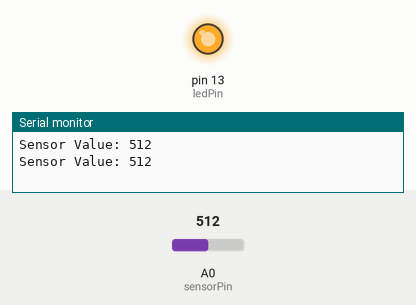
Recording of a sketch running on a simulated Arduino Uno, built with avr-gcc and run on an emulated ATmega328P. On the bench: output pins drawn as LEDs (lit = HIGH), the last lines printed to the serial monitor. The inputs (shaded band) are chosen by the test bench; at power-on: A0 (sensorPin) = 512.

Above: at 1.8 s.
1.9 s: A0 (sensorPin) set to 489
At 2.7 s:
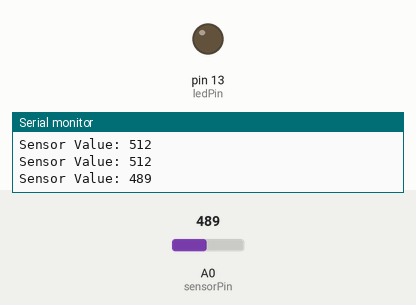
3.5 s: A0 (sensorPin) set to 510
At 4.3 s:
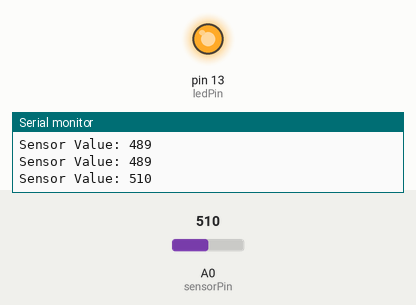
5.5 s: A0 (sensorPin) set to 490
At 7.1 s:
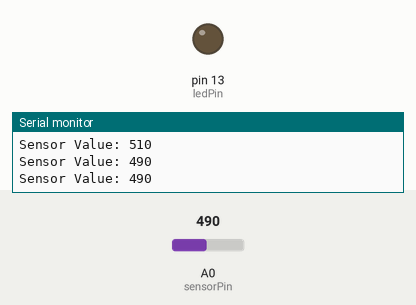
Timing chart, 0 to 8.6 s (numbered marks = the images above; inputs shaded):
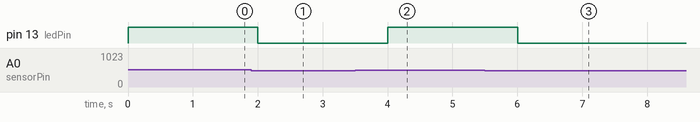

Measured:
- the behaviour switches between 501 and 500 on A0 (sensorPin) (found by bisection; images 0 and 1)
- after the input at 1.9 s, pin 13 (ledPin): HIGH → LOW after 0.10 s
- after the input at 3.5 s, pin 13 (ledPin): LOW → HIGH after 0.50 s
- after the input at 5.5 s, pin 13 (ledPin): HIGH → LOW after 0.50 s

The sketch:

clever_tinkering.ino
```cpp
int sensorPin = A0; // sensor on analog pin A0
int ledPin = 13;    // led on pin 13
int sensorValue = 0;

void setup() {
  Serial.begin(9600); // start serial communication
  pinMode(ledPin, OUTPUT);
}

void loop() {
  sensorValue = analogRead(sensorPin); // read the sensor value
  Serial.print("Sensor Value: ");
  Serial.println(sensorValue);         // print the value to serial monitor

  if (sensorValue > 500) {
    digitalWrite(ledPin, HIGH); // turn led on if sensor value is high
  } else {
    digitalWrite(ledPin, LOW);  // turn led off
  }
  delay(1000);                         // wait for a second
} 
```
